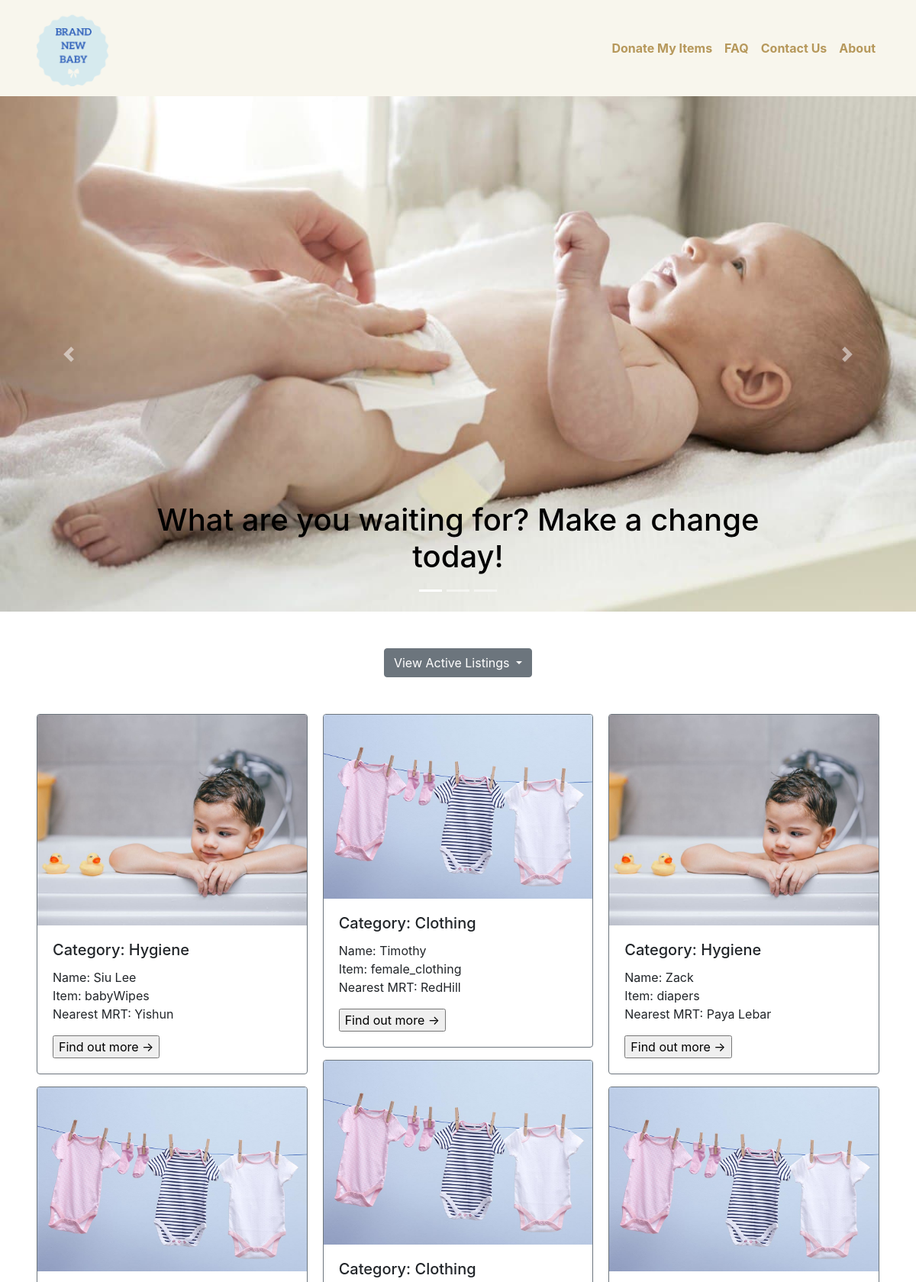
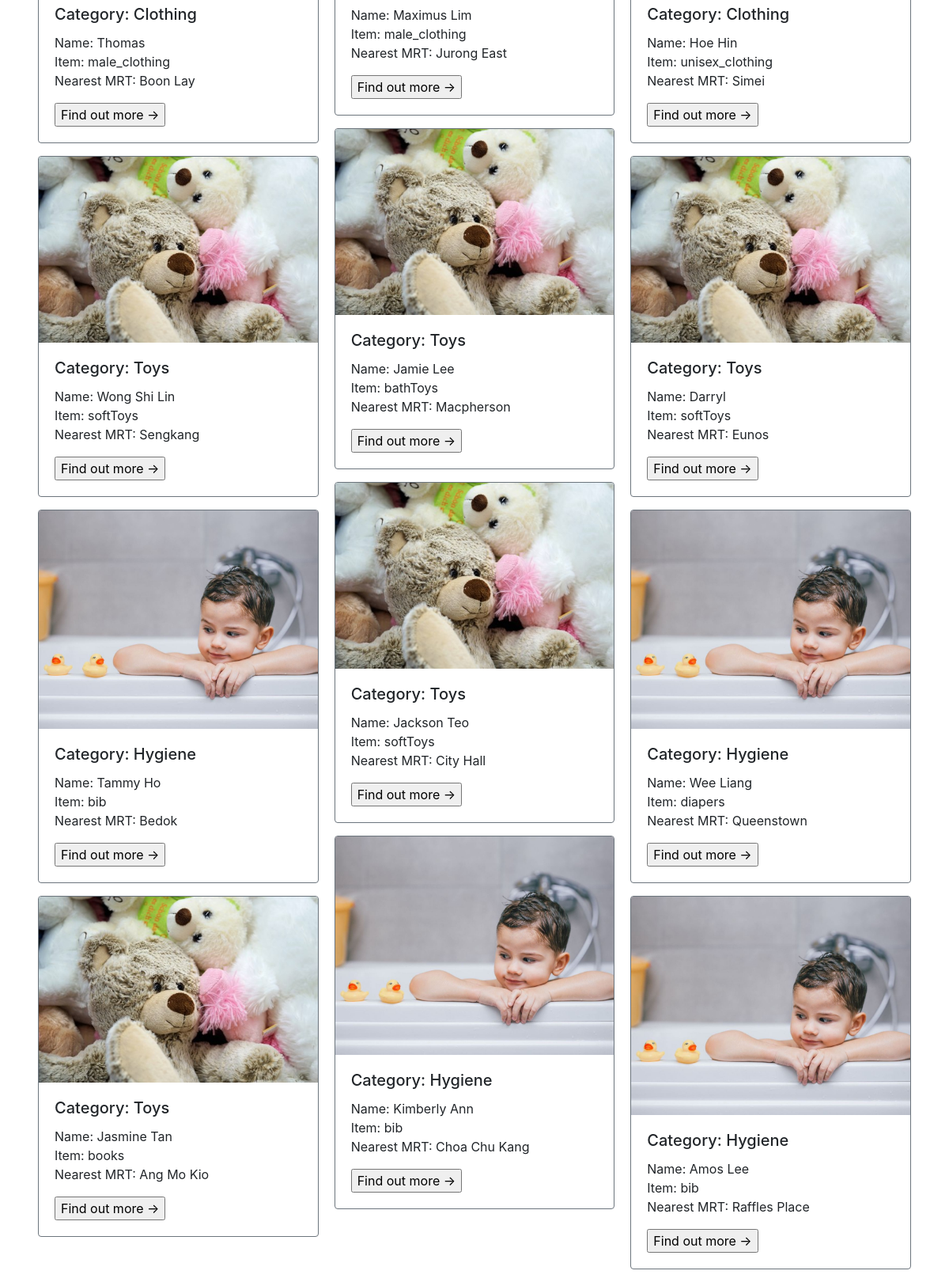
The app's page /misc/home.php with its own data (2 pictures, top to bottom).
### tables this page shows
CREATE TABLE if not exists beneficiarylisting (
  username varchar(20) NOT NULL,
  mrt varchar(256) NOT NULL,
  category varchar(256) NOT NULL,
  item varchar(256) NOT NULL,
  quantity varchar(256) NOT NULL,
  itemcondition varchar(500)
);

### database/ListingDAO.php (called while the page is built, shortened)
<?php
  class ListingDAO {
    public function getListing() {
      $connMgr = new ConnectionManager();
      $pdo = $connMgr->connect();
      $sql = 'SELECT username, mrt, category, item FROM beneficiarylisting';
      $stmt = $pdo->prepare($sql);
      $stmt->execute();
      $result = [];
      $stmt->setFetchMode(PDO::FETCH_ASSOC);
      while($row = $stmt->fetch()) {
        $result[] = new Listing($row['username'], $row['mrt'], $row['category'], $row['item']);
      }
      return $result;
    }
  }
?>

### database/Listing.php (called while the page is built)
<?php
    class Listing{
        private $username;
        private $category;
        private $item;
        private $mrt;
        public function __construct($username, $mrt, $category, $item){
            $this->username = $username;
            $this->mrt = $mrt;
            $this->category = $category;
            $this->item = $item;
        }
        public function getName(){
            return $this->username;
        }
        public function getCategory(){
            return $this->category;
        }
        public function getItem() {
            return $this->item;
        }
        public function getMrt(){
            return $this->mrt;
        }
    }
?>

### misc/home.php (the view, shortened to what this page needs)
<!doctype html>
<html lang="en">
  <head>
    <link rel="stylesheet" href="https://stackpath.bootstrapcdn.com/bootstrap/4.5.2/css/bootstrap.min.css">
  </head>
  <body>
    <nav class="navbar navbar-expand-md">
        <div class="container">
            <a class="navbar-brand">
                <img src="../images/confirmedlogo.png" width="100" height="100" alt="" loading="lazy">
            </a>
            <div class="collapse navbar-collapse justify-content-end" id="menu">
                <div class="navbar-nav">
                    <a class="nav-item nav-link" href="../donorPages/donor_form.php" >Donate My Items</a>
                    <a class="nav-item nav-link" href="../misc/FAQ.html" >FAQ</a>
                    <a class="nav-item nav-link" href="../misc/Contact_Us.html" >Contact Us</a>
                    <a class="nav-item nav-link" href="../misc/About.html" >About</a>
                </div>
            </div>
        </div>
    </nav>
    <div id="carouselitems" class="carousel slide mb-4" data-ride="carousel" >
        <ol class="carousel-indicators">
          <li data-target="#carouselitems" data-slide-to="0" class="active"></li>
          <li data-target="#carouselitems" data-slide-to="1"></li>
          <li data-target="#carouselitems" data-slide-to="2"></li>
        </ol>
        <div class="carousel-inner">
          <div class="carousel-item active ">
            <img src="../images/diaper.jpg" class="d-block w-100 h-30" alt="...">
            <div class="carousel-caption d-block" >
              <h1 >What are you waiting for? Make a change today!</h1>
            </div>
          </div>
        </div>
        <a class="carousel-control-prev" href="#carouselitems" role="button" data-slide="prev">
          <span class="carousel-control-prev-icon" aria-hidden="true"></span>
        </a>
        <a class="carousel-control-next" href="#carouselitems" role="button" data-slide="next">
          <span class="carousel-control-next-icon" aria-hidden="true"></span>
        </a>
      </div>
      <div class="container text-center my-5" >
        <div class="dropdown">
            <button class="btn btn-secondary dropdown-toggle"  data-flip="false" type="button" id="dropdownMenuButton" data-toggle="dropdown" aria-haspopup="true" aria-expanded="false">
            View Active Listings
            </button>
        </div>
    </div>
    <div class="card-columns mx-5">
      <?php
          $listingDAO = new ListingDAO();
          $listings = $listingDAO->getListing();
          foreach ($listings as $listing){
            echo "<div class='card border-secondary mb-3'>";
              if ($listing->getCategory() == 'clothing') {
                echo "<img class='card-img-top' src='../images/cardclothes.jpg' alt='Card image cap'>";
              }
              elseif ($listing->getCategory() == 'toys') {
                echo "<img class='card-img-top' src='../images/cardtoys.jpg' alt='Card image cap'>";
              }
              elseif ($listing->getCategory() == 'hygiene') {
                echo "<img class='card-img-top' src='../images/cardhygiene.jpg' alt='Card image cap'>";
              }
            echo"
              <div class='card-body'>
                <form action='./display_popup.php'>
                  <h5 class='card-title'>Category: "; echo ucfirst($listing->getCategory()); echo"</h5>
                  <p class='card-text'>Name: {$listing->getName()}<br>Item: {$listing->getItem()}<br> Nearest MRT: {$listing->getMrt()}</p>
                  <input type='hidden' name='u_name' value='{$listing->getName()}'>
                  <input type='submit' value='Find out more &#8594;'>
                </form>
              </div>
            </div>";
          }
      ?>
    </div>
  </body>
</html>

### misc/home.php (style rules this page uses)
.navbar { background-color: #F8F6ED; }
.nav-item { color: #B6985B; font-weight: bold; }
.carousel-caption>h1 { color:black; }

### records on screen
beneficiarylisting: category "Hygiene", username "Siu Lee", item "babyWipes", mrt "Yishun"
beneficiarylisting: category "Clothing", username "Thomas", item "male_clothing", mrt "Boon Lay"
beneficiarylisting: category "Toys", username "Wong Shi Lin", item "softToys", mrt "Sengkang"
beneficiarylisting: category "Hygiene", username "Tammy Ho", item "bib", mrt "Bedok"
beneficiarylisting: category "Toys", username "Jasmine Tan", item "books", mrt "Ang Mo Kio"
beneficiarylisting: category "Clothing", username "Timothy", item "female_clothing", mrt "RedHill"
beneficiarylisting: category "Clothing", username "Maximus Lim", item "male_clothing", mrt "Jurong East"
beneficiarylisting: category "Toys", username "Jamie Lee", item "bathToys", mrt "Macpherson"
beneficiarylisting: category "Toys", username "Jackson Teo", item "softToys", mrt "City Hall"
beneficiarylisting: category "Hygiene", username "Kimberly Ann", item "bib", mrt "Choa Chu Kang"
beneficiarylisting: category "Hygiene", username "Zack", item "diapers", mrt "Paya Lebar"
beneficiarylisting: category "Clothing", username "Hoe Hin", item "unisex_clothing", mrt "Simei"
beneficiarylisting: category "Toys", username "Darryl", item "softToys", mrt "Eunos"
beneficiarylisting: category "Hygiene", username "Wee Liang", item "diapers", mrt "Queenstown"
beneficiarylisting: category "Hygiene", username "Amos Lee", item "bib", mrt "Raffles Place"
